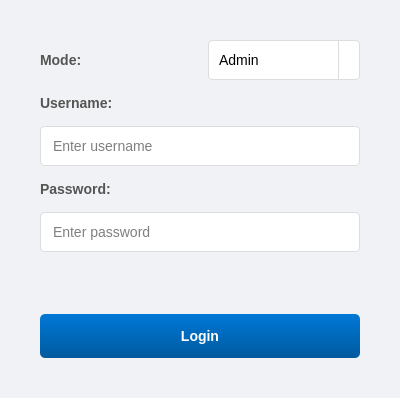
<?xml version="1.0" encoding="UTF-8"?>
<ui version="4.0">
 <class>LoginWindow</class>
 <widget class="QDialog" name="LoginWindow">
  <property name="geometry">
   <rect>
    <x>0</x>
    <y>0</y>
    <width>400</width>
    <height>398</height>
   </rect>
  </property>
  <property name="windowTitle">
   <string>PCB Tester Login</string>
  </property>
  <property name="styleSheet">
   <string notr="true">background-color: #f0f2f5;</string>
  </property>
  <layout class="QVBoxLayout" name="verticalLayout">
   <property name="spacing">
    <number>15</number>
   </property>
   <property name="leftMargin">
    <number>40</number>
   </property>
   <property name="topMargin">
    <number>40</number>
   </property>
   <property name="rightMargin">
    <number>40</number>
   </property>
   <property name="bottomMargin">
    <number>40</number>
   </property>
   <item>
    <layout class="QHBoxLayout" name="horizontalLayout">
     <item>
      <widget class="QLabel" name="mode_label">
       <property name="styleSheet">
        <string notr="true">font-family: Arial, sans-serif;
font-size: 14px;
color: #555;
font-weight: bold;</string>
       </property>
       <property name="text">
        <string>Mode:</string>
       </property>
      </widget>
     </item>
     <item>
      <widget class="QComboBox" name="mode_combo">
       <property name="styleSheet">
        <string notr="true">QComboBox {
    border: 1px solid #ddd;
    border-radius: 4px;
    padding: 10px;
    background-color: white;
    font-size: 14px;
}
QComboBox:focus {
    border: 1px solid #0078d7;
}
QComboBox::drop-down {
    border-left: 1px solid #ddd;
    width: 20px;
}</string>
       </property>
       <item>
        <property name="text">
         <string>Admin</string>
        </property>
       </item>
       <item>
        <property name="text">
         <string>User</string>
        </property>
       </item>
      </widget>
     </item>
    </layout>
   </item>
   <item>
    <widget class="QLabel" name="username_label">
     <property name="styleSheet">
      <string notr="true">font-family: Arial, sans-serif;
font-size: 14px;
color: #555;
font-weight: bold;</string>
     </property>
     <property name="text">
      <string>Username:</string>
     </property>
    </widget>
   </item>
   <item>
    <widget class="QLineEdit" name="username_input">
     <property name="styleSheet">
      <string notr="true">QLineEdit {
    border: 1px solid #ddd;
    border-radius: 4px;
    padding: 10px;
    background-color: #fff;
    font-size: 14px;
    selection-background-color: #0078d7;
}
QLineEdit:focus {
    border: 1px solid #0078d7;
}</string>
     </property>
     <property name="placeholderText">
      <string>Enter username</string>
     </property>
    </widget>
   </item>
   <item>
    <widget class="QLabel" name="password_label">
     <property name="styleSheet">
      <string notr="true">font-family: Arial, sans-serif;
font-size: 14px;
color: #555;
font-weight: bold;</string>
     </property>
     <property name="text">
      <string>Password:</string>
     </property>
    </widget>
   </item>
   <item>
    <widget class="QLineEdit" name="password_input">
     <property name="styleSheet">
      <string notr="true">QLineEdit {
    border: 1px solid #ddd;
    border-radius: 4px;
    padding: 10px;
    background-color: #fff;
    font-size: 14px;
    selection-background-color: #0078d7;
}
QLineEdit:focus {
    border: 1px solid #0078d7;
}</string>
     </property>
     <property name="echoMode">
      <enum>QLineEdit::EchoMode::Password</enum>
     </property>
     <property name="placeholderText">
      <string>Enter password</string>
     </property>
    </widget>
   </item>
   <item>
    <spacer name="verticalSpacer">
     <property name="orientation">
      <enum>Qt::Orientation::Vertical</enum>
     </property>
     <property name="sizeHint" stdset="0">
      <size>
       <width>20</width>
       <height>40</height>
      </size>
     </property>
    </spacer>
   </item>
   <item>
    <widget class="QPushButton" name="login_button">
     <property name="sizePolicy">
      <sizepolicy hsizetype="Minimum" vsizetype="Fixed">
       <horstretch>0</horstretch>
       <verstretch>0</verstretch>
      </sizepolicy>
     </property>
     <property name="styleSheet">
      <string notr="true">QPushButton {
    background-color: qlineargradient(x1:0, y1:0, x2:0, y2:1, stop:0 #0078d7, stop:1 #005a9e);
    color: white;
    font-family: Arial, sans-serif;
    font-size: 14px;
    font-weight: bold;
    padding: 12px;
    border-radius: 5px;
    border: none;
    min-height: 20px;
}
QPushButton:hover {
    background-color: qlineargradient(x1:0, y1:0, x2:0, y2:1, stop:0 #0088e7, stop:1 #006ac1);
}
QPushButton:pressed {
    background-color: #004578;
}</string>
     </property>
     <property name="text">
      <string>Login</string>
     </property>
    </widget>
   </item>
  </layout>
 </widget>
 <resources/>
 <connections/>
</ui>
